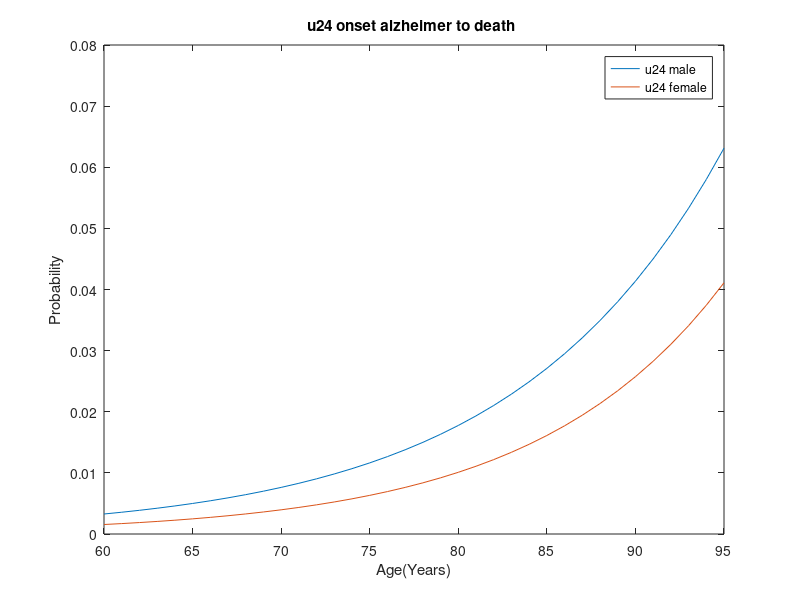

Recreate this plot in MATLAB.
%Transition Intensities for the AD Model
%For u24 onset alzheimer to death

x = 60: 95;
A = 0;
Bmale = 9.4116 * (10^-5);
Bfemale = 2.5934 * (10^-5);
Cmale  = 8.4554 * (10^-2);
Cfemale  = 9.3605 * (10^-2);
D = 0.21776 : 0.33502;

y1 = A + D * Bmale * exp(Cmale*x);
y2 = A + D * Bfemale * exp(Cfemale*x);

plot(x,y1,x,y2);
legend('u24 male','u24 female');
title('u24 onset alzheimer to death ');
xlabel('Age(Years)');
ylabel('Probability');

